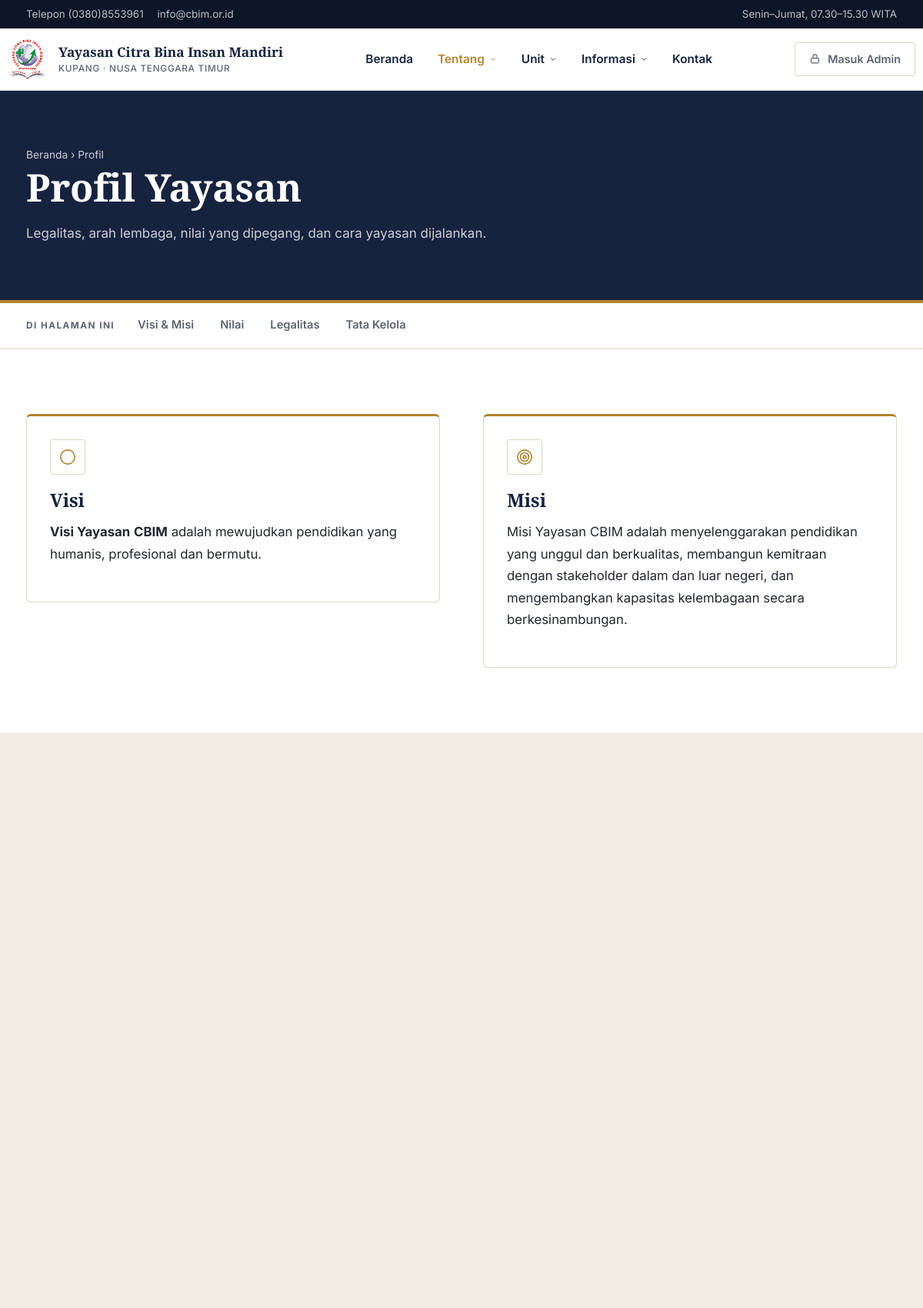
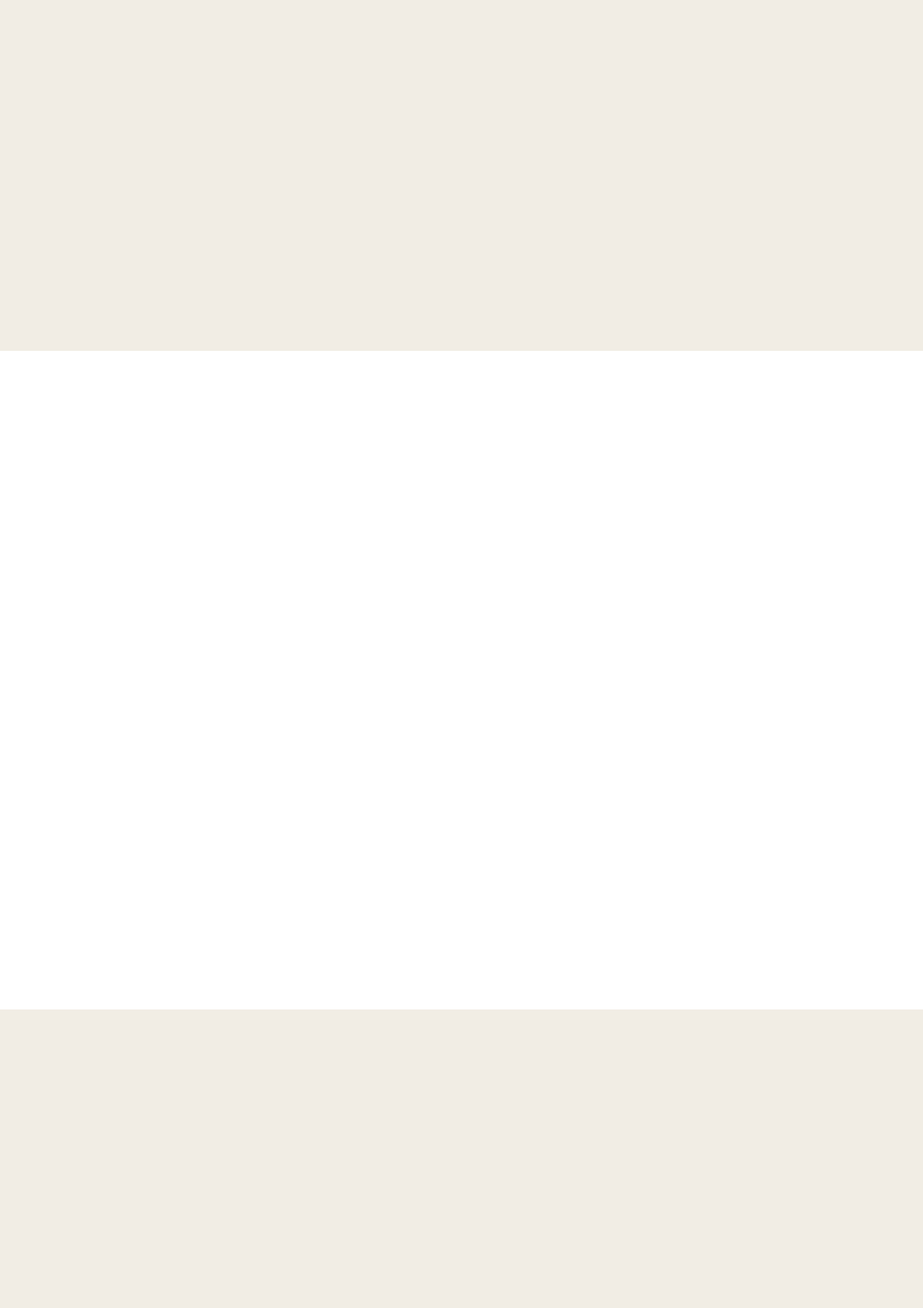
The app's page /index.php/page/profil (upper part) with its own data (2 pictures, top to bottom).
### tables this page shows
CREATE TABLE `konten` (
  `id_konten` int(11) NOT NULL,
  `judul_konten` varchar(255) NOT NULL,
  `sub_judul_konten` varchar(255) DEFAULT NULL,
  `isi_konten` longtext NOT NULL,
  `jenis_konten` enum('legalitas','visi','misi','nilai','operasional','kontak','alamat') NOT NULL
);

### application/controllers/Page.php (called while the page is built, shortened)
<?php
class Page extends CI_Controller
{
    public function __construct()
    {
        $this->load->model('m_data');
        $this->load->model('visitors_log');
        $this->load->helper('yayasan');
    }
    private function _get_common_data($halaman, $judul_hal, $deskripsi)
    {
        $data_kontak = $this->m_data->get_data_where("jenis_konten='kontak'", 'konten')->result_array();
        $data_alamat = $this->m_data->get_data_where("jenis_konten='alamat'", 'konten')->result_array();
        $unit = [
            'logo' => 'logo-cbim.png',
            'nama' => 'Yayasan Citra Bina Insan Mandiri',
            'deskripsi' => 'Lembaga pendidikan terpadu di Nusa Tenggara Timur',
            'telepon' => !empty($data_kontak) ? strip_tags($data_kontak[0]['isi_konten']) : '(0380) 8553888',
            'email' => 'info@cbim.or.id',
            'alamat' => !empty($data_alamat) ? strip_tags($data_alamat[0]['isi_konten']) : 'Jl. Manafe No.17, Kel. Kayu Putih, Kec. Oebobo, Kota Kupang, NTT'
        ];
        $pengaturan = [
            'facebook' => 'https://www.facebook.com/profile.php?id=100086189573438',
            'instagram' => 'https://www.instagram.com/yayasan_cbim/',
            'youtube' => 'https://www.youtube.com/@CBIMYayasan',
            'teks_footer' => 'Maju Bersama Generasi Unggul Nusa Tenggara Timur'
        ];
        return [
            'unit' => $unit,
            'pengaturan' => $pengaturan,
            'judul_hal' => $judul_hal,
            'deskripsi' => $deskripsi,
            'halaman' => $halaman
        ];
    }
    public function profil()
    {
        $data = $this->_get_common_data('profil', 'Profil Yayasan - Yayasan CBIM', 'Profil, Visi, Misi, dan Legalitas Yayasan CBIM');
        $konten_raw = $this->m_data->get_data('konten')->result_array();
        $konten = [];
        foreach ($konten_raw as $k) {
            $konten[$k['jenis_konten']] = [
                'judul' => ucfirst($k['jenis_konten']),
                'sub_judul' => $k['sub_judul_konten'] ?? '',
                'isi' => $k['isi_konten']
            ];
        }
        $data['konten'] = $konten;
        $this->load->view('templates/pages/header', $data);
        $this->load->view('pages/profil', $data);
        $this->load->view('templates/pages/footer', $data);
    }
}

### index.php (called while the page is built, shortened)
<?php
require_once BASEPATH.'core/CodeIgniter.php';

### application/models/M_data.php (called while the page is built, shortened)
<?php
class M_data extends CI_Model
{
    public function get_data($table)
    {
        return $this->db->get($table);
    }
    public function get_data_where($where, $table)
    {
        return $this->db->get_where($table, $where);
    }
}

### application/views/pages/profil.php (the view, shortened to what this page needs)
<?php
$K = function ($j, $b = 'isi') use ($konten) { return isset($konten[$j][$b]) ? $konten[$j][$b] : ''; };
?>
<section class="kepala-hal">
    <div class="wadah">
        <p class="remah"><a href="<?= base_url(); ?>">Beranda</a> &rsaquo; Profil</p>
        <h1>Profil Yayasan</h1>
        <p>Legalitas, arah lembaga, nilai yang dipegang, dan cara yayasan dijalankan.</p>
    </div>
</section>
<nav class="daftar-isi" id="daftarIsi" aria-label="Bagian di halaman ini">
    <div class="wadah daftar-isi__isi">
        <span class="daftar-isi__label">Di halaman ini</span>
        <a href="#visi-misi">Visi &amp; Misi</a>
        <?php if ($K('nilai')): ?><a href="#nilai">Nilai</a><?php endif; ?>
        <?php if ($K('legalitas')): ?><a href="#legalitas">Legalitas</a><?php endif; ?>
        <?php if ($K('operasional')): ?><a href="#tata-kelola">Tata Kelola</a><?php endif; ?>
    </div>
</nav>
<section class="blok blok--putih" id="visi-misi">
    <div class="wadah">
        <div class="baris baris--2" style="gap:56px;align-items:start">
            <div class="kotak kotak--aksen masuk">
                <div class="ikon-kotak"><?= ikon('kompas', 22); ?></div>
                <h2 style="font-size:1.5rem"><?= html_escape($K('visi', 'judul') ?: 'Visi'); ?></h2>
                <div class="isi" style="font-size:1.05rem"><?= bersihkan_html($K('visi')); ?></div>
            </div>
            <div class="kotak kotak--aksen masuk">
                <div class="ikon-kotak"><?= ikon('target', 22); ?></div>
                <h2 style="font-size:1.5rem"><?= html_escape($K('misi', 'judul') ?: 'Misi'); ?></h2>
                <div class="isi" style="font-size:1.05rem"><?= bersihkan_html($K('misi')); ?></div>
            </div>
        </div>
    </div>
</section>
<?php if ($K('nilai')): ?>
<section class="blok blok--krem" id="nilai">
    <div class="wadah">
    </div>
</section>
<?php endif; ?>
<?php if ($K('legalitas')): ?>
<section class="blok blok--putih" id="legalitas">
    <div class="wadah sempit">
    </div>
</section>
<?php endif; ?>
<?php if ($K('operasional')): ?>
<section class="blok blok--krem" id="tata-kelola">
    <div class="wadah sempit">
    </div>
</section>
<?php endif; ?>

### assets/css/yayasan.css (style rules this page uses)
:root { --navy: #16233F; --navy-tua: #0D1628; --navy-muda: #2C3E63; --emas: #B08430; --emas-muda: #D9B45F; --krem: #FAF8F4; --krem-tua: #F1EDE4; --garis: #DDD6C7; --teks: #23272E; --teks-redup: #5C6470; --putih: #FFFFFF; --biru-info: #1F5C99; --hijau-info: #2F7A4F; --merah-info: #A33A32; --ungu-info: #5C4A99; --lebar: 1180px; --sempit: 760px; --r-besar: 6px; --r-kecil: 3px; --serif: "Source Serif 4", "Georgia", "Times New Roman", serif; --sans: "Inter", "Segoe UI", system-ui, -apple-system, sans-serif; }
*, *::before, *::after { box-sizing: border-box; }
html { scroll-behavior: smooth; }
body { margin: 0; background: var(--krem); color: var(--teks); font-family: var(--sans); font-size: 17px; line-height: 1.7; -webkit-font-smoothing: antialiased; }
h1, h2, h3, h4 { font-family: var(--serif); font-weight: 600; line-height: 1.22; color: var(--navy); margin: 0 0 .55em; letter-spacing: -.005em; }
h1 { font-size: clamp(2rem, 4.6vw, 3.1rem); text-wrap: balance; }
h2 { font-size: clamp(1.6rem, 3.2vw, 2.25rem); text-wrap: balance; }
p { margin: 0 0 1.1rem; max-width: 70ch; }
a { color: var(--biru-info); text-underline-offset: 3px; }
.wadah { width: 100%; max-width: var(--lebar); margin-inline: auto; padding-inline: 24px; }
.sempit { max-width: var(--sempit); margin-inline: auto; }
.kepala-hal { background: var(--navy); color: #fff; padding: clamp(44px, 6vw, 74px) 0; border-bottom: 4px solid var(--emas); }
.kepala-hal h1 { color: #fff; margin-bottom: .3em; }
.kepala-hal p { color: rgba(255,255,255,.78); margin: 0; }
.remah { font-size: .86rem; color: rgba(255,255,255,.6); margin-bottom: 14px; }
.remah a { color: rgba(255,255,255,.78); text-decoration: none; }
.blok { padding: clamp(54px, 7vw, 88px) 0; }
.blok--krem { background: var(--krem-tua); }
.blok--putih { background: var(--putih); }
.kotak { background: var(--putih); border: 1px solid var(--garis); border-radius: var(--r-besar); padding: 30px; }
.kotak--aksen { border-top: 3px solid var(--emas); }
.baris { display: grid; gap: 26px; }
.baris--2 { grid-template-columns: repeat(auto-fit, minmax(300px, 1fr)); }
.ikon-kotak { width: 46px; height: 46px; display: grid; place-items: center; border: 1px solid var(--garis); border-radius: var(--r-kecil); color: var(--emas); margin-bottom: 18px; }
.isi { font-size: 1.04rem; }
.isi p { max-width: none; }
.masuk { opacity: 0; transform: translateY(14px); transition: opacity .55s ease, transform .55s ease; }
.masuk.tampak { opacity: 1; transform: none; }
.daftar-isi { position: sticky; top: 81px; z-index: 40; background: rgba(255,255,255,.96); backdrop-filter: blur(6px); border-bottom: 1px solid var(--garis); }
.daftar-isi__isi { display: flex; align-items: center; gap: 6px; overflow-x: auto; scrollbar-width: none; padding-block: 4px; }
.daftar-isi__label { flex: 0 0 auto; font-size: .74rem; font-weight: 700; letter-spacing: .12em; text-transform: uppercase; color: var(--teks-redup); margin-right: 10px; }
.daftar-isi a { flex: 0 0 auto; font-size: .92rem; font-weight: 600; color: var(--teks-redup); text-decoration: none; padding: 12px 14px; border-bottom: 2px solid transparent; transition: color .16s ease, border-color .16s ease; }
.blok[id] { scroll-margin-top: 138px; }

### records on screen
konten: judul_konten "Visi", isi_konten "Visi Yayasan CBIM adalah mewujudkan pendidikan yang humanis, profesional dan bermutu."
konten: judul_konten "Misi", isi_konten "Misi Yayasan CBIM adalah menyelenggarakan pendidikan yang unggul dan berkualitas, membangun kemitraan dengan stakeholder dalam dan luar negeri, dan mengembangkan kapasitas kelembagaan secara berkesinambungan."

### other values on screen
$unit['telepon'] "Telepon (0380)8553961"
$unit['email'] "info@cbim.or.id"
$m[0] "Beranda"
$m[0] "Tentang"
$m[0] "Unit"
$m[0] "Informasi"
$m[0] "Kontak"
